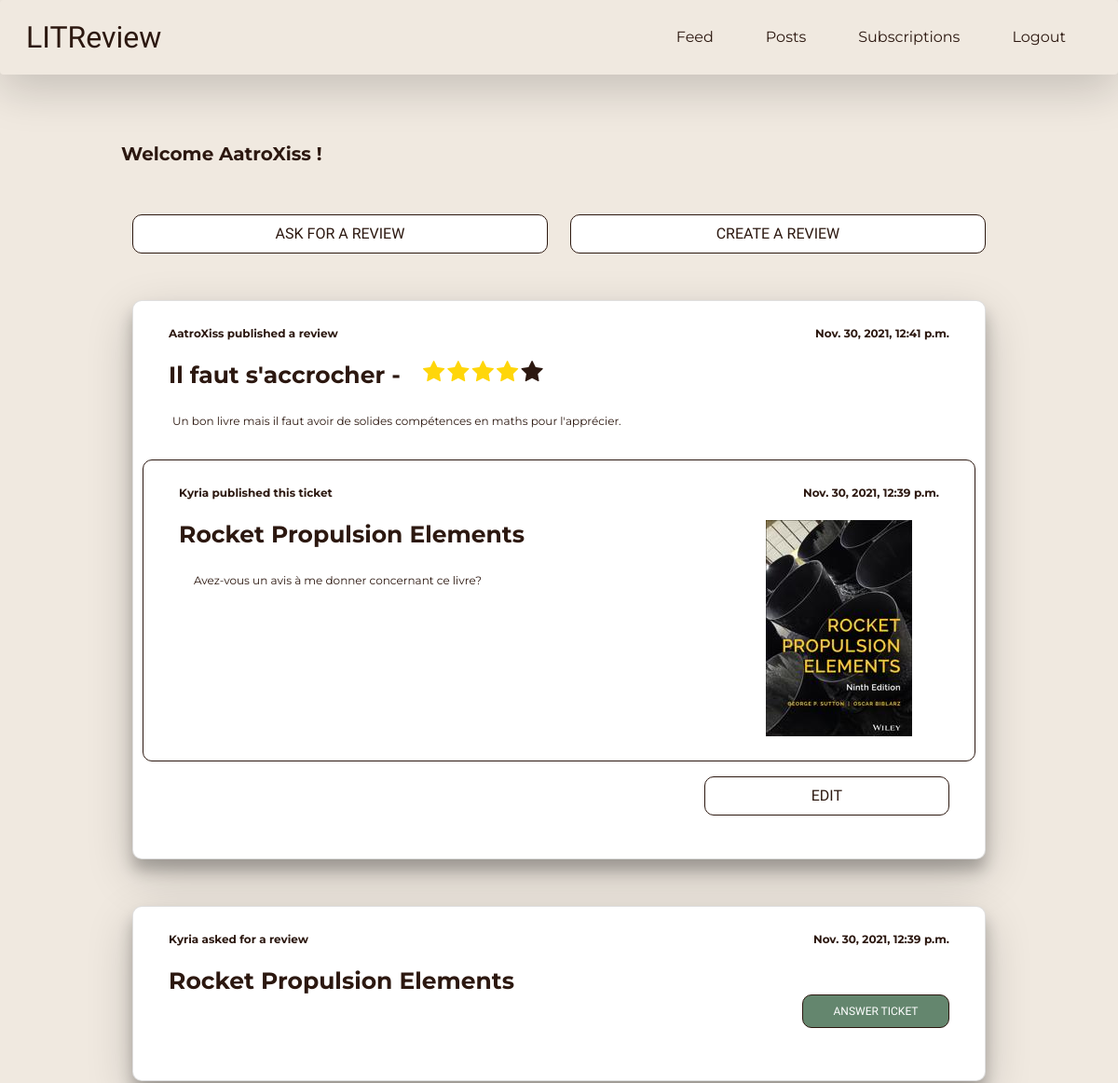
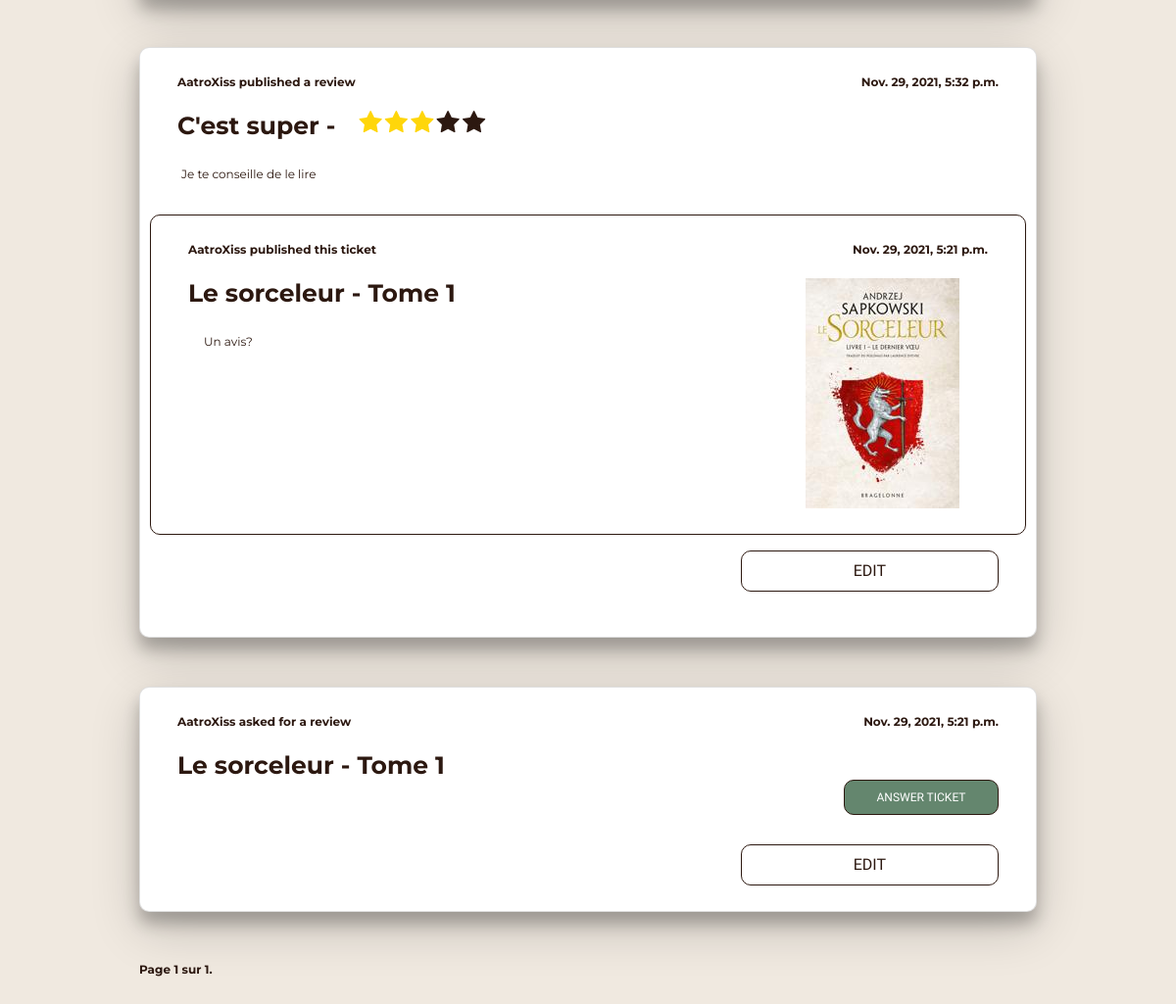
The app's page /feed (signed in) with its own data (2 pictures, top to bottom).
### authentication/models.py (models this page shows)
class User(AbstractUser):
    profile_photo = models.ImageField()

### app/models.py (models this page shows, shortened)
class Review(models.Model):
    ticket = models.ForeignKey(to=Ticket, on_delete=models.CASCADE)
    rating = models.PositiveSmallIntegerField(
        choices=[(i, i) for i in range(1, 6)],
        validators=[MinValueValidator(0), MaxValueValidator(5)])
    headline = models.CharField(max_length=128)
    body = models.CharField(max_length=8192, blank=True)
    user = models.ForeignKey(
        to=settings.AUTH_USER_MODEL, on_delete=models.CASCADE)
    time_created = models.DateTimeField(auto_now_add=True)

class Ticket(models.Model):
    title = models.CharField(max_length=128)
    description = models.TextField(max_length=2048, blank=True)
    user = models.ForeignKey(to=settings.AUTH_USER_MODEL,
                             on_delete=models.CASCADE)
    image = models.ImageField(null=True, blank=True)
    time_created = models.DateTimeField(auto_now_add=True)
    IMAGE_MAX_SIZE = (157, 250)

### app/views.py (the view)
# urls.py: path('feed', app.views.feed, name='feed'),
@login_required
def feed(request):
    reviews = get_reviews_for_feed(request.user)
    reviews = reviews.annotate(content_type=Value('REVIEW', CharField()))
    tickets = get_tickets_for_feed(request.user)
    tickets = tickets.annotate(content_type=Value('TICKET', CharField()))
    feed = sorted(
        chain(reviews, tickets),
        key=lambda x: x.time_created,
        reverse=True)
    tlfr = []
    for review in reviews:
        tlfr.append(review.ticket.id)
    ticket_list_for_review = Ticket.objects.filter(id__in=tlfr)
    paginator = Paginator(feed, 5)
    page_number = request.GET.get('page')
    page_obj = paginator.get_page(page_number)
    context = {
        'feed': feed,
        'ticket_list_for_review': ticket_list_for_review,
        'users': User.objects.all(),
        'ticket_id_reply': check_tickets_reply(request.user, tickets),
        'page_obj': page_obj,
    }
    return render(request, 'app/feed.html', context)

### app/getfeed.py (called while the page is built)
def get_reviews_for_feed(userid):
    followers = UserFollows.objects.filter(user_id=userid)
    followers_ids = [userid.id]
    for follower in followers:
        followers_ids.append(follower.followed_user_id)
    reviews_id = []
    query_reviews = Review.objects.filter(user_id__in=followers_ids).distinct()
    for q_review in query_reviews:
        reviews_id.append(q_review.id)
    self_tickets = Ticket.objects.filter(user_id=userid)
    for self_ticket in self_tickets:
        reply_reviews = Review.objects.filter(ticket_id=self_ticket.id)
        for reply_review in reply_reviews:
            reviews_id.append(reply_review.id)
    return(Review.objects.filter(id__in=reviews_id).distinct())

def get_tickets_for_feed(userid):
    followers = UserFollows.objects.filter(user_id=userid)
    followers_ids = [userid.id]
    for follower in followers:
        followers_ids.append(follower.followed_user_id)
    return(Ticket.objects.filter(user_id__in=followers_ids).distinct())

def check_tickets_reply(userid, tickets_feed):
    reviews = Review.objects.filter(user_id=userid)
    tickets_reply_id = []
    for review in reviews:
        tickets_reply_id.append(review.ticket_id)
    return(tickets_reply_id)

### app/templates/app/feed.html (shortened to what this page needs)
{% extends 'base.html' %}
{% block content %}
<div class="container sub-container">
    <div class="row">
        <div class="col-sm">
            <a href="{% url 'create_ticket' %}" class="btn btn-feed">Ask for a review</a>
        </div>
        <div class="col-sm">
            <a href="{% url 'create_review' %}" class="btn btn-feed">Create a review</a>
        </div>
    </div>
</div>
<div class="container sub-container">
    {% for instance in page_obj %}
        {% if instance.content_type == 'TICKET' %}
            {% include './snippets/ticket_snippet.html' %}
        {% elif instance.content_type == 'REVIEW' %}
            {% include './snippets/review_snippet.html' %}
        {% endif %}
    {% endfor %}
</div>
<div class="container last-container">
    <nav aria-label="">
        <div class="row">
            <div class="col-auto mr-auto">
                <p class="card-user">Page {{ page_obj.number }} sur {{ page_obj.paginator.num_pages }}.</p>
            </div>
            <div class="col-auto mr-auto">
            </div>
        </div>
    </nav>
</div>
{% endblock content %}

### templates/base.html (shortened to what this page needs)
<!DOCTYPE html>
<html lang="en">
<head>
    <link href="https://cdn.jsdelivr.net/npm/bootstrap@5.1.3/dist/css/bootstrap.min.css" rel="stylesheet">
    <link rel="stylesheet" href="https://cdnjs.cloudflare.com/ajax/libs/font-awesome/4.7.0/css/font-awesome.min.css">
    {% load static %}
    <link rel="stylesheet" type="text/css" href="{% static 'litreview/style.css' %}">
</head>
<body>
    <nav class="navbar navbar-expand-lg navbar-dark shadow-lg p-3 mb-5 rounded nav-main">
        <div class="container-fluid">
          <a class="navbar-brand nav-logo" href="{% url 'feed' %}">LITReview</a>
          {% if user.is_authenticated %}
          <div class="collapse navbar-collapse justify-content-end" id="navbarNav">
            <ul class="navbar-nav">
              <li class="nav-item">
                <a class="nav-link" href="{% url 'feed' %}">Feed</a>
              </li>
              <li class="nav-item">
                <a class="nav-link" href="{% url 'view_posts' %}">Posts</a>
              </li>
              <li class="nav-item">
                <a class="nav-link" href="{% url 'follow' %}">Subscriptions</a>
              </li>
              <li class="nav-item">
                <a class="nav-link" href="{% url 'logout' %}">Logout</a>
              </li>
            </ul>
          </div>
          {% endif %}
        </div>
      </nav>
      {% if user.is_authenticated %}
      <div class="container main-container">
        <div class="row">
          <p class="welcome-message">Welcome {{ request.user }} !</p>
        </div>
      {% endif %}
        {% block content %}{% endblock content%}
      </div>
</body>
</html>

### app/templates/app/snippets/review_snippet.html (shortened to what this page needs)
{% block content %}
<div class="card card-feed">
    <div class="card-body">
        <div class="container">
            <div class="row row-margin">
                <div class="col-8">
                    <p class="card-user">{{ instance.user }} published a review</p>
                </div>
                <div class="col-4">
                    <p class="card-time">{{ instance.time_created }}</p>
                </div>
            </div>
            <div class="row">
                <div class="col-auto mr-auto">
                    <h2 class="card-headline">{{ instance.headline }} -</h2>
                </div>
                <div class="col-auto mr-auto">
                    {% if instance.rating == 4 %}
                        <span class="fa fa-star checked"></span>
                        <span class="fa fa-star checked"></span>
                        <span class="fa fa-star checked"></span>
                        <span class="fa fa-star checked"></span>
                        <span class="fa fa-star"></span>
                    {% endif %}
                    {% if instance.rating == 3 %}
                        <span class="fa fa-star checked"></span>
                        <span class="fa fa-star checked"></span>
                        <span class="fa fa-star checked"></span>
                        <span class="fa fa-star"></span>
                        <span class="fa fa-star"></span>
                    {% endif %}
                </div>
            </div>
            <div class="row">
                <p class="card-body">{{ instance.body }}</p>
            </div>
        </div>
    </div>
    <div class="card card-in-review">
        <div class="card-body">
            <div class="container">
                <div class="row row-margin">
                    <div class="col-8">
                        <p class="card-user">{{ instance.ticket.user }} published this ticket</p>
                    </div>
                    <div class="col-4">
                        <p class="card-time">{{ instance.ticket.time_created }}</p>
                    </div>
                </div>
                <div class="row">
                    <div class="col-9">
                        <h2 class="card-headline">{{ instance.ticket.title }}</h2>
                        <p class="card-body">{{ instance.ticket.description }}</p>
                    </div>
                    <div class="col-3 card-cover">
                        <img src="{{ instance.ticket.image.url }}" alt="">
                    </div>
                </div>
            </div>
        </div>
    </div>
    {% if request.user == instance.user %}
    <div class="card-body">
        <div class="container">
            <div class="row row-margin">
                <div class="col-8">
                </div>
                <div class="col-4">
                    <a href="{% url 'edit_review' instance.id %}" class="btn btn-feed">Edit</a>
                </div>
            </div>
        </div>
    </div>
    {% endif %}
</div>
{% endblock %}

### app/templates/app/snippets/ticket_snippet.html
{% block content %}
<div class="card card-feed">
    <div class="card-body">
        <div class="container">
            <div class="row row-margin">
                <div class="col-8">
                    <p class="card-user">{{ instance.user }} asked for a review</p>
                </div>
                <div class="col-4">
                    <p class="card-text card-time">{{ instance.time_created }}</p>
                </div>
            </div>
            <div class="row">
                <div class="col-8">
                    <h2 class="card-headline">{{ instance.title }}</h2>
                </div>
                <div class="col-4 right">
                    <a href="{% url 'create_review_response' instance.id %}" class="btn btn-ticket">Answer ticket</a>
                </div>
            </div>
        </div>
    {% if request.user == instance.user %}
        <div class="container">
            <div class="row">
                <div class="col-8">
                </div>
                <div class="col-4">
                    <a href="{% url 'edit_ticket' instance.id %}" class="btn btn-feed">Edit</a>
                </div>
            </div>
        </div>
    {% endif %}
    </div>
</div>
{% endblock %}

### static/litreview/style.css (style rules this page uses)
:root { --dominant-color: #F0E9E0; --complementary-color: #2C1810; --accent-color: #64866E; --accent-color-2: #DAAA63; --white-color: #fff; --black-color: #000; --title-font: 'libre caslon text', serif; --body-font: 'montserrat', sans-serif; --title-font-size: 4.5rem; --large-font-size: 3rem; --medium-font-size: 2.5rem; --small-medium-font-size: 1.5rem; --body-font-size: 1rem; }
* { margin: 0; padding: 0; box-sizing: border-box; }
body { background: var(--dominant-color); }
h2 { font-family: var(--body-font); font-size: var(--small-medium-font-size); color: var(--complementary-color); margin: 0; padding: 0; margin-bottom: 10px !important; }
p { font-family: var(--body-font); font-size: var(--body-font-size); color: var(--complementary-color); margin: 0; padding: 0; }
a { font-family: var(--body-font); text-decoration: none; color: var(--complementary-color); }
li { list-style: none; font-family: var(--body-font); color: var(--complementary-color); margin-left: 20px; margin-right: 20px; }

### static/litreview/navbar.css (style rules this page uses)
.nav-main { background-color: var(--dominant-color); position: fixed; top: 0; z-index: 10; display: flex; width: 100%; height: 80px; padding: 0 4%; align-items: center; }
.nav-logo { color: var(--complementary-color) !important; font-size: 2em; font-family: var(--title-font); }
.nav-link { color: var(--complementary-color) !important; }

### static/litreview/layout.css (style rules this page uses)
.main-container { margin-top: 150px; padding-left: 100px; padding-right: 100px; }
.welcome-message { font-size: 20px; font-family: var(--body-font); font-weight: bold; color: var(--complementary-color); }
.sub-container { margin-top: 50px; }
.right { display: flex; justify-content: end; align-items: flex-end; }
.last-container { margin-top: 50px; margin-bottom: 100px; }

### static/litreview/components.css (style rules this page uses)
.btn-feed { border-color: var(--complementary-color); border-width: 1px; border-radius: 10px; width: 100%; padding: 8px 18px; background-color: var(--white-color); font-size: 16px; font-family: var(--title-font); font-weight: 500; color: var(--complementary-color); text-decoration: none; text-transform: uppercase; }
.btn-ticket { margin-top: 30px; margin-bottom: 30px; border-color: var(--complementary-color); border-width: 1px; border-radius: 10px; width: 60%; padding: 8px 18px; background-color: var(--accent-color); font-size: 12px; font-family: var(--title-font); color: var(--white-color); text-decoration: none; text-transform: uppercase; }
.card-feed { border-radius: 10px; box-shadow: 0 12px 16px 0 rgba(0,0,0,0.24), 0 17px 50px 0 rgba(0,0,0,0.19); background-color: var(--white-color); padding: 10px; margin-bottom: 50px; }
.row-margin { margin-bottom: 20px !important; }
.card-user { font-size: 12px; font-family: var(--body-font); font-weight: bold; color: var(--complementary-color); }
.card-time { font-size: 12px; font-family: var(--body-font); font-weight: bold; color: var(--complementary-color); text-align: right; }
.card-headline { font-size: 25px; font-family: var(--body-font); font-weight: bolder; color: var(--complementary-color); text-align: left; }
.card-body { font-size: 12px; font-family: var(--body-font); color: var(--complementary-color); text-align: justify; }
.card-in-review { border-radius: 10px; border-width: 1px; border-color: var(--complementary-color); padding: 10px; }
.card-cover { max-height: 250px; }
.fa { font-size: 25px !important; }
.checked { color: #ffd60a; }

### records on screen
User: user "AatroXiss"
Review: user "AatroXiss", time_created "Nov. 30, 2021, 12:41 p.m.", headline "Il faut s'accrocher", rating 4 (drawn), body "Un bon livre mais il faut avoir de solides compétences en maths pour l'apprécier.", ticket.user "Kyria", ticket.time_created "Nov. 30, 2021, 12:39 p.m.", ticket "Rocket Propulsion Elements", ticket.description "Avez-vous un avis à me donner concernant ce livre?", ticket.image (picture), shows "EDIT"
Ticket: user "Kyria", time_created "Nov. 30, 2021, 12:39 p.m.", title "Rocket Propulsion Elements"
Review: user "AatroXiss", time_created "Nov. 29, 2021, 5:32 p.m.", headline "C'est super", rating 3 (drawn), body "Je te conseille de le lire", ticket.user "AatroXiss", ticket.time_created "Nov. 29, 2021, 5:21 p.m.", ticket "Le sorceleur - Tome 1", ticket.description "Un avis?", ticket.image (picture), shows "EDIT"
Ticket: user "AatroXiss", time_created "Nov. 29, 2021, 5:21 p.m.", title "Le sorceleur - Tome 1", shows "EDIT"

### other values on screen
{{ page_obj.number }} "1"
{{ page_obj.paginator.num_pages }} "1"
